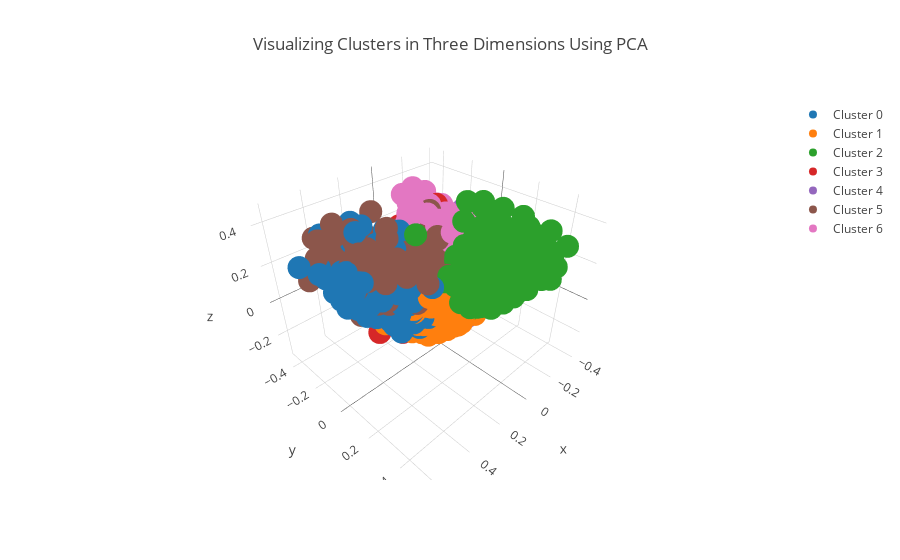

The notebook cell this image was saved under:
### Code cell
cluster2 = []
for i in range(7):
    cluster2.append(plot_df2[plot_df2['Cluster'] == i]) 
data2 = []
for i in range(7):     
    trace = go.Scatter3d(
                        x = cluster2[i]['PC1_3d'],
                        y = cluster2[i]['PC2_3d'],
                        z = cluster2[i]['PC3_3d'],
                        mode = "markers",
                        name = "Cluster " + str(i),
                        text = None)
    data2.append(trace)


title = "Visualizing Clusters in Three Dimensions Using PCA"

layout = dict(title = title,
              xaxis= dict(title= 'PC1',ticklen= 5,zeroline= False),
              yaxis= dict(title= 'PC2',ticklen= 5,zeroline= False),
             )

fig = dict(data = data2, layout = layout)

iplot(fig)

### Figure 1 — Plotly figure (JSON) as saved in the notebook; plotly's stock layout.template omitted (floating-point values rounded to 4 significant figures; data arrays with more than 128 entries replaced by an {"elided": "..."} marker saying what was removed)
{"data": [{"mode": "markers", "name": "Cluster 0", "type": "scatter3d", "uid": "d2cac6d1-a409-42b3-afbc-ea064d598d77", "x": {"elided": "288 float values"}, "y": {"elided": "288 float values"}, "z": {"elided": "288 float values"}}, {"mode": "markers", "name": "Cluster 1", "type": "scatter3d", "uid": "f79f44c6-7841-4028-8b3c-363418eb10e7", "x": {"elided": "1458 float values"}, "y": {"elided": "1458 float values"}, "z": {"elided": "1458 float values"}}, {"mode": "markers", "name": "Cluster 2", "type": "scatter3d", "uid": "88e1a2b6-4689-4662-88ff-8a0af7469489", "x": {"elided": "659 float values"}, "y": {"elided": "659 float values"}, "z": {"elided": "659 float values"}}, {"mode": "markers", "name": "Cluster 3", "type": "scatter3d", "uid": "078cc1ad-fedd-4c68-9460-fb051ca351b6", "x": {"elided": "452 float values"}, "y": {"elided": "452 float values"}, "z": {"elided": "452 float values"}}, {"mode": "markers", "name": "Cluster 4", "type": "scatter3d", "uid": "4115336a-f5a7-46cf-a541-006d0fa0ee64", "x": {"elided": "1230 float values"}, "y": {"elided": "1230 float values"}, "z": {"elided": "1230 float values"}}, {"mode": "markers", "name": "Cluster 5", "type": "scatter3d", "uid": "325f22d7-2c03-4ecf-b888-085282cf6ee3", "x": {"elided": "390 float values"}, "y": {"elided": "390 float values"}, "z": {"elided": "390 float values"}}, {"mode": "markers", "name": "Cluster 6", "type": "scatter3d", "uid": "0f556aae-5b26-419c-8e17-a65a6aff7e76", "x": {"elided": "523 float values"}, "y": {"elided": "523 float values"}, "z": {"elided": "523 float values"}}, {"mode": "markers", "name": "Cluster 7", "type": "scatter3d", "uid": "21fedf45-3b82-43f6-be91-0369b904cd55", "x": [], "y": [], "z": []}], "layout": {"title": {"text": "Visualizing Clusters in Three Dimensions Using PCA"}, "xaxis": {"ticklen": 5, "title": {"text": "PC1"}, "zeroline": false}, "yaxis": {"ticklen": 5, "title": {"text": "PC2"}, "zeroline": false}}}
